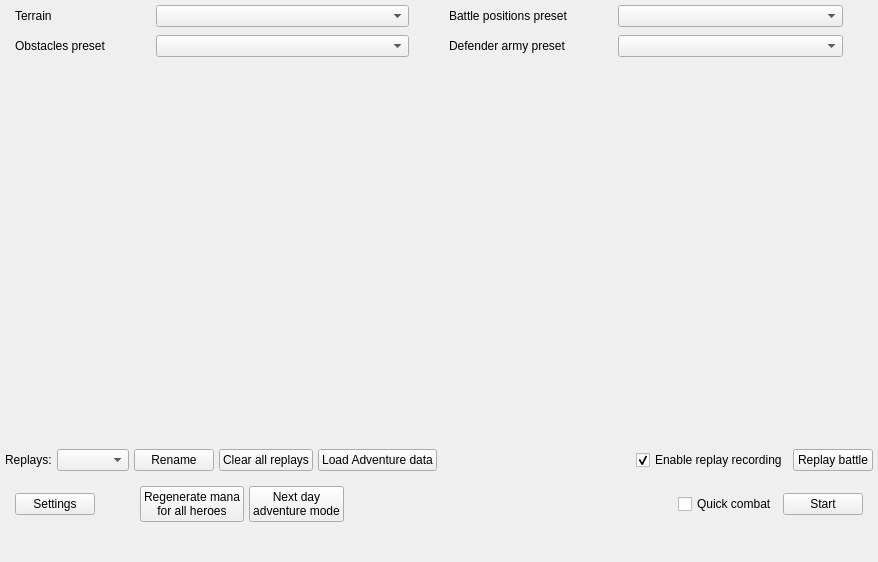
<?xml version="1.0" encoding="UTF-8"?>
<ui version="4.0">
 <class>EmulatorMainWidget</class>
 <widget class="QWidget" name="EmulatorMainWidget">
  <property name="geometry">
   <rect>
    <x>0</x>
    <y>0</y>
    <width>878</width>
    <height>562</height>
   </rect>
  </property>
  <property name="windowTitle">
   <string>FreeHeroes - Battle Emulator</string>
  </property>
  <layout class="QVBoxLayout" name="mainLayout" stretch="0,1,0,0,0">
   <property name="spacing">
    <number>5</number>
   </property>
   <property name="leftMargin">
    <number>5</number>
   </property>
   <property name="topMargin">
    <number>5</number>
   </property>
   <property name="rightMargin">
    <number>5</number>
   </property>
   <property name="bottomMargin">
    <number>5</number>
   </property>
   <item>
    <layout class="QHBoxLayout" name="horizontalLayout_3">
     <property name="spacing">
      <number>20</number>
     </property>
     <property name="rightMargin">
      <number>20</number>
     </property>
     <property name="bottomMargin">
      <number>20</number>
     </property>
     <item>
      <layout class="QFormLayout" name="formLayout">
       <property name="horizontalSpacing">
        <number>50</number>
       </property>
       <property name="verticalSpacing">
        <number>8</number>
       </property>
       <property name="leftMargin">
        <number>10</number>
       </property>
       <property name="rightMargin">
        <number>10</number>
       </property>
       <item row="0" column="0">
        <widget class="QLabel" name="label">
         <property name="text">
          <string>Terrain</string>
         </property>
        </widget>
       </item>
       <item row="0" column="1">
        <widget class="QComboBox" name="comboBoxTerrain"/>
       </item>
       <item row="1" column="0">
        <widget class="QLabel" name="label_2">
         <property name="text">
          <string>Obstacles preset</string>
         </property>
        </widget>
       </item>
       <item row="1" column="1">
        <widget class="QComboBox" name="comboBoxObstaclePreset"/>
       </item>
      </layout>
     </item>
     <item>
      <layout class="QFormLayout" name="formLayout_3">
       <property name="horizontalSpacing">
        <number>50</number>
       </property>
       <property name="verticalSpacing">
        <number>8</number>
       </property>
       <property name="leftMargin">
        <number>10</number>
       </property>
       <property name="rightMargin">
        <number>10</number>
       </property>
       <item row="0" column="0">
        <widget class="QLabel" name="label_3">
         <property name="text">
          <string>Battle positions preset</string>
         </property>
        </widget>
       </item>
       <item row="0" column="1">
        <widget class="QComboBox" name="comboBoxPositionsPreset"/>
       </item>
       <item row="1" column="0">
        <widget class="QLabel" name="label_4">
         <property name="text">
          <string>Defender army preset</string>
         </property>
        </widget>
       </item>
       <item row="1" column="1">
        <widget class="QComboBox" name="comboBoxObjectPreset"/>
       </item>
      </layout>
     </item>
    </layout>
   </item>
   <item>
    <layout class="QHBoxLayout" name="horizontalLayout_2">
     <property name="spacing">
      <number>10</number>
     </property>
     <property name="leftMargin">
      <number>10</number>
     </property>
     <property name="topMargin">
      <number>10</number>
     </property>
     <property name="rightMargin">
      <number>10</number>
     </property>
     <property name="bottomMargin">
      <number>10</number>
     </property>
     <item>
      <widget class="FreeHeroes::BattleEmulator::ArmyConfigWidget" name="armyConfigAtt" native="true"/>
     </item>
     <item>
      <widget class="FreeHeroes::BattleEmulator::ArmyConfigWidget" name="armyConfigDef" native="true"/>
     </item>
    </layout>
   </item>
   <item>
    <layout class="QHBoxLayout" name="horizontalLayout_4">
     <property name="bottomMargin">
      <number>0</number>
     </property>
     <item>
      <widget class="QLabel" name="label_5">
       <property name="text">
        <string>Replays:</string>
       </property>
      </widget>
     </item>
     <item>
      <widget class="QComboBox" name="comboBoxReplaySelect"/>
     </item>
     <item>
      <widget class="QPushButton" name="pushButtonRenameReplay">
       <property name="text">
        <string>Rename</string>
       </property>
      </widget>
     </item>
     <item>
      <widget class="QPushButton" name="pushButtonClearReplays">
       <property name="text">
        <string>Clear all replays</string>
       </property>
      </widget>
     </item>
     <item>
      <widget class="QPushButton" name="pushButtonReplayLoadAdv">
       <property name="text">
        <string>Load Adventure data</string>
       </property>
      </widget>
     </item>
     <item>
      <spacer name="horizontalSpacer_4">
       <property name="orientation">
        <enum>Qt::Horizontal</enum>
       </property>
       <property name="sizeType">
        <enum>QSizePolicy::Expanding</enum>
       </property>
       <property name="sizeHint" stdset="0">
        <size>
         <width>25</width>
         <height>20</height>
        </size>
       </property>
      </spacer>
     </item>
     <item>
      <widget class="QCheckBox" name="checkBoxEnableRecording">
       <property name="text">
        <string>Enable replay recording</string>
       </property>
       <property name="checked">
        <bool>true</bool>
       </property>
      </widget>
     </item>
     <item>
      <widget class="QPushButton" name="pushButtonReplayBattle">
       <property name="text">
        <string>Replay battle</string>
       </property>
      </widget>
     </item>
    </layout>
   </item>
   <item>
    <layout class="QHBoxLayout" name="horizontalLayout" stretch="0,0,0,0,0,0,0">
     <property name="leftMargin">
      <number>10</number>
     </property>
     <property name="topMargin">
      <number>10</number>
     </property>
     <property name="rightMargin">
      <number>10</number>
     </property>
     <property name="bottomMargin">
      <number>10</number>
     </property>
     <item>
      <widget class="QPushButton" name="pushButtonSettings">
       <property name="text">
        <string>Settings</string>
       </property>
      </widget>
     </item>
     <item>
      <spacer name="horizontalSpacer_2">
       <property name="orientation">
        <enum>Qt::Horizontal</enum>
       </property>
       <property name="sizeType">
        <enum>QSizePolicy::Fixed</enum>
       </property>
       <property name="sizeHint" stdset="0">
        <size>
         <width>40</width>
         <height>20</height>
        </size>
       </property>
      </spacer>
     </item>
     <item>
      <widget class="QPushButton" name="pushButtonRegenMana">
       <property name="text">
        <string>Regenerate mana
for all heroes</string>
       </property>
      </widget>
     </item>
     <item>
      <widget class="QPushButton" name="pushButtonNextDay">
       <property name="text">
        <string>Next day
adventure mode</string>
       </property>
      </widget>
     </item>
     <item>
      <spacer name="horizontalSpacer">
       <property name="orientation">
        <enum>Qt::Horizontal</enum>
       </property>
       <property name="sizeHint" stdset="0">
        <size>
         <width>40</width>
         <height>20</height>
        </size>
       </property>
      </spacer>
     </item>
     <item>
      <widget class="QCheckBox" name="checkBoxQuickCombat">
       <property name="text">
        <string>Quick combat</string>
       </property>
      </widget>
     </item>
     <item>
      <widget class="QPushButton" name="pushButtonStart">
       <property name="text">
        <string>Start</string>
       </property>
      </widget>
     </item>
    </layout>
   </item>
   <item>
    <widget class="FreeHeroes::Gui::AdventureKingdomStatusWidget" name="kingdomStatusWidget" native="true">
     <property name="minimumSize">
      <size>
       <width>0</width>
       <height>20</height>
      </size>
     </property>
     <property name="maximumSize">
      <size>
       <width>16777215</width>
       <height>20</height>
      </size>
     </property>
    </widget>
   </item>
  </layout>
 </widget>
 <customwidgets>
  <customwidget>
   <class>FreeHeroes::BattleEmulator::ArmyConfigWidget</class>
   <extends>QWidget</extends>
   <header>ArmyConfigWidget.hpp</header>
  </customwidget>
  <customwidget>
   <class>FreeHeroes::Gui::AdventureKingdomStatusWidget</class>
   <extends>QWidget</extends>
   <header>AdventureKingdomStatusWidget.hpp</header>
  </customwidget>
 </customwidgets>
 <resources/>
 <connections/>
</ui>
